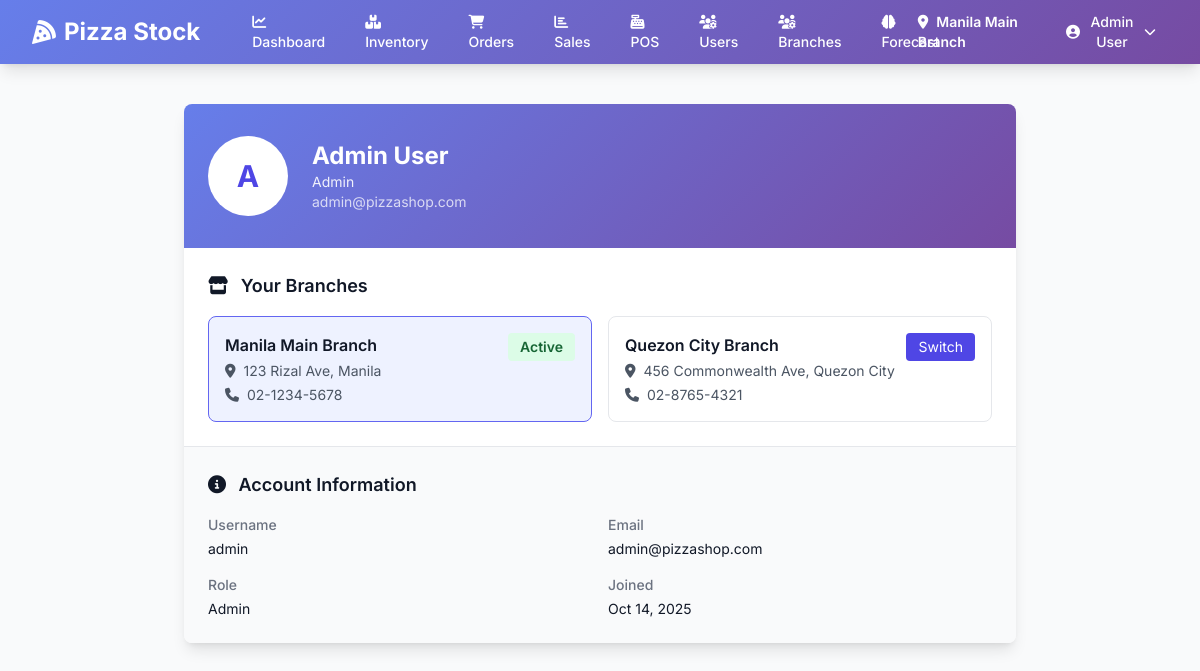
/users/profile/ (signed in), run on the app's committed database.
### inventory/models.py (models this page shows, shortened)
class Branch(models.Model):
    name = models.CharField(max_length=100)
    code = models.CharField(max_length=20, unique=True)
    address = models.TextField()
    phone = models.CharField(max_length=20)
    is_active = models.BooleanField(default=True)
    qr_code = models.ImageField(upload_to='qr_codes/', blank=True, null=True)
    created_at = models.DateTimeField(auto_now_add=True)
    class Meta:
        ordering = ['name']
        verbose_name_plural = 'Branches'

### users/models.py (models this page shows, shortened)
class User(AbstractUser):
    ROLE_CHOICES = [
        ('admin', 'Admin'),
        ('manager', 'Manager'),
        ('staff', 'Staff'),
    ]
    role = models.CharField(max_length=20, choices=ROLE_CHOICES, default='staff')
    phone = models.CharField(max_length=20, blank=True)
    branches = models.ManyToManyField('inventory.Branch', related_name='users', blank=True)
    created_at = models.DateTimeField(auto_now_add=True)
    updated_at = models.DateTimeField(auto_now=True)
    class Meta:
        ordering = ['-date_joined']
    def get_full_name(self):
        return f"{self.first_name} {self.last_name}".strip()
    def is_admin(self):
        return self.role == 'admin' or self.is_superuser
    def is_manager(self):
        return self.role in ['admin', 'manager'] or self.is_superuser
    def can_access_branch(self, branch):
        if self.is_admin():
            return True
        return self.branches.filter(id=branch.id).exists()

### users/views.py (the view)
# urls.py: path('profile/', views.profile_view, name='profile'),
@login_required
def profile_view(request):
    return render(request, 'users/profile.html', {
        'user': request.user,
        'branches': request.user.branches.all()
    })

### templates/users/profile.html (shortened to what this page needs)
{% extends 'base.html' %}
{% block content %}
<div class="max-w-4xl mx-auto px-4 sm:px-6 lg:px-8">
    <div class="bg-white shadow-lg rounded-lg overflow-hidden">
        <div class="gradient-bg px-6 py-8">
            <div class="flex items-center">
                <div class="h-20 w-20 rounded-full bg-white flex items-center justify-center text-3xl font-bold text-indigo-600">
                    {{ user.first_name.0|default:user.username.0|upper }}
                </div>
                <div class="ml-6 text-white">
                    <h1 class="text-2xl font-bold">{{ user.get_full_name|default:user.username }}</h1>
                    <p class="text-sm opacity-90">{{ user.get_role_display }}</p>
                    <p class="text-sm opacity-75">{{ user.email }}</p>
                </div>
            </div>
        </div>
        <div class="px-6 py-6">
            <h2 class="text-lg font-semibold text-gray-900 mb-4">
                <i class="fas fa-store mr-2"></i>
                Your Branches
            </h2>
            {% if branches %}
            <div class="grid grid-cols-1 md:grid-cols-2 gap-4">
                {% for branch in branches %}
                <div class="border border-gray-200 rounded-lg p-4 hover:border-indigo-500 transition {% if request.current_branch.id == branch.id %}border-indigo-500 bg-indigo-50{% endif %}">
                    <div class="flex items-start justify-between">
                        <div class="flex-1">
                            <h3 class="font-semibold text-gray-900">{{ branch.name }}</h3>
                            <p class="text-sm text-gray-600 mt-1">
                                <i class="fas fa-map-marker-alt mr-1"></i>
                                {{ branch.address }}
                            </p>
                            <p class="text-sm text-gray-600 mt-1">
                                <i class="fas fa-phone mr-1"></i>
                                {{ branch.phone }}
                            </p>
                        </div>
                        {% if request.current_branch.id != branch.id %}
                        <a href="{% url 'users:switch_branch' branch.id %}"
                           class="px-3 py-1 text-sm bg-indigo-600 text-white rounded hover:bg-indigo-700 transition">
                            Switch
                        </a>
                        {% else %}
                        <span class="px-3 py-1 text-sm bg-green-100 text-green-800 rounded font-semibold">
                            Active
                        </span>
                        {% endif %}
                    </div>
                </div>
                {% endfor %}
            </div>
            {% else %}
            <p class="text-gray-500 text-center py-8">
                <i class="fas fa-exclamation-circle text-4xl mb-2"></i><br>
                No branches assigned. Please contact an administrator.
            </p>
            {% endif %}
        </div>
        <div class="px-6 py-6 bg-gray-50 border-t">
            <h2 class="text-lg font-semibold text-gray-900 mb-4">
                <i class="fas fa-info-circle mr-2"></i>
                Account Information
            </h2>
            <dl class="grid grid-cols-1 gap-4 sm:grid-cols-2">
                <div>
                    <dt class="text-sm font-medium text-gray-500">Username</dt>
                    <dd class="mt-1 text-sm text-gray-900">{{ user.username }}</dd>
                </div>
                <div>
                    <dt class="text-sm font-medium text-gray-500">Email</dt>
                    <dd class="mt-1 text-sm text-gray-900">{{ user.email }}</dd>
                </div>
                <div>
                    <dt class="text-sm font-medium text-gray-500">Role</dt>
                    <dd class="mt-1 text-sm text-gray-900">{{ user.get_role_display }}</dd>
                </div>
                <div>
                    <dt class="text-sm font-medium text-gray-500">Joined</dt>
                    <dd class="mt-1 text-sm text-gray-900">{{ user.date_joined|date:"M d, Y" }}</dd>
                </div>
            </dl>
        </div>
    </div>
</div>
{% endblock %}

### templates/base.html (shortened to what this page needs)
<!DOCTYPE html>
<html lang="en" class="h-full bg-gray-50">
  <head>
    <script src="https://cdn.tailwindcss.com"></script>
    <link
      rel="stylesheet"
      href="https://cdnjs.cloudflare.com/ajax/libs/font-awesome/6.4.0/css/all.min.css"
    />
  </head>
  <body class="h-full">
    <div class="min-h-full">
      {% if user.is_authenticated %}
      <nav class="gradient-bg shadow-lg">
        <div class="mx-auto max-w-7xl px-4 sm:px-6 lg:px-8">
          <div class="flex h-16 justify-between items-center">
            <div class="flex items-center">
              <div class="flex-shrink-0">
                <h1 class="text-2xl font-bold text-white flex items-center">
                  <i class="fas fa-pizza-slice mr-2"></i>
                  Pizza Stock
                </h1>
              </div>
              <div class="hidden md:block ml-10">
                <div class="flex space-x-4">
                  <a
                    href="{% url 'reports:dashboard' %}"
                    class="text-white hover:bg-white hover:bg-opacity-20 px-3 py-2 rounded-md text-sm font-medium transition"
                  >
                    <i class="fas fa-chart-line mr-1"></i> Dashboard
                  </a>
                  <a
                    href="{% url 'inventory:dashboard' %}"
                    class="text-white hover:bg-white hover:bg-opacity-20 px-3 py-2 rounded-md text-sm font-medium transition"
                  >
                    <i class="fas fa-boxes mr-1"></i> Inventory
                  </a>
                  <a
                    href="{% url 'orders:dashboard' %}"
                    class="text-white hover:bg-white hover:bg-opacity-20 px-3 py-2 rounded-md text-sm font-medium transition"
                  >
                    <i class="fas fa-shopping-cart mr-1"></i> Orders
                  </a>
                  <a
                    href="{% url 'sales:dashboard' %}"
                    class="text-white hover:bg-white hover:bg-opacity-20 px-3 py-2 rounded-md text-sm font-medium transition"
                  >
                    <i class="fas fa-chart-bar mr-1"></i> Sales
                  </a>
                  <a
                    href="{% url 'sales:pos_dashboard' %}"
                    class="text-white hover:bg-white hover:bg-opacity-20 px-3 py-2 rounded-md text-sm font-medium transition"
                  >
                    <i class="fas fa-cash-register mr-1"></i> POS
                  </a>
                  {% if user.is_admin %}
                  <a
                    href="{% url 'users:user_list' %}"
                    class="text-white hover:bg-white hover:bg-opacity-20 px-3 py-2 rounded-md text-sm font-medium transition"
                  >
                    <i class="fas fa-users-cog mr-1"></i> Users
                  </a>
                  <a
                    href="{% url 'branches:list' %}"
                    class="text-white hover:bg-white hover:bg-opacity-20 px-3 py-2 rounded-md text-sm font-medium transition"
                  >
                    <i class="fas fa-users-cog mr-1"></i> Branches
                  </a>
                  {% endif %} {% if user.is_manager %}
                  <a
                    href="{% url 'forecast:dashboard' %}"
                    class="text-white hover:bg-white hover:bg-opacity-20 px-3 py-2 rounded-md text-sm font-medium transition"
                  >
                    <i class="fas fa-brain mr-1"></i> Forecast
                  </a>
                  {% endif %}
                </div>
              </div>
            </div>
            <div class="flex items-center space-x-4">
              {% if request.current_branch %}
              <div class="text-white text-sm">
                <i class="fas fa-map-marker-alt mr-1"></i>
                <span class="font-semibold"
                  >{{ request.current_branch.name }}</span
                >
              </div>
              {% endif %}
              <div class="relative">
                <button
                  onclick="toggleDropdown()"
                  class="flex items-center text-white hover:bg-white hover:bg-opacity-20 px-3 py-2 rounded-md text-sm font-medium transition"
                >
                  <i class="fas fa-user-circle mr-2"></i>
                  {{ user.get_full_name|default:user.username }}
                  <i class="fas fa-chevron-down ml-2 text-xs"></i>
                </button>
              </div>
            </div>
          </div>
        </div>
      </nav>
      {% endif %}
      <main class="py-10">{% block content %}{% endblock %}</main>
    </div>
  </body>
</html>

### templates/base.html (style rules this page uses)
body { font-family: "Inter", sans-serif; }
.gradient-bg { background: linear-gradient(135deg, #667eea 0%, #764ba2 100%); }

### data on the page
Branch: current_branch.name "Manila Main Branch", name "Manila Main Branch", address "123 Rizal Ave, Manila", phone "02-1234-5678", shows "Active"
User: get_full_name "Admin User", first_name.0 "A", role "Admin", email "admin@pizzashop.com", username "admin", date_joined "Oct 14, 2025"
Branch: name "Quezon City Branch", address "456 Commonwealth Ave, Quezon City", phone "02-8765-4321", shows "Switch"
